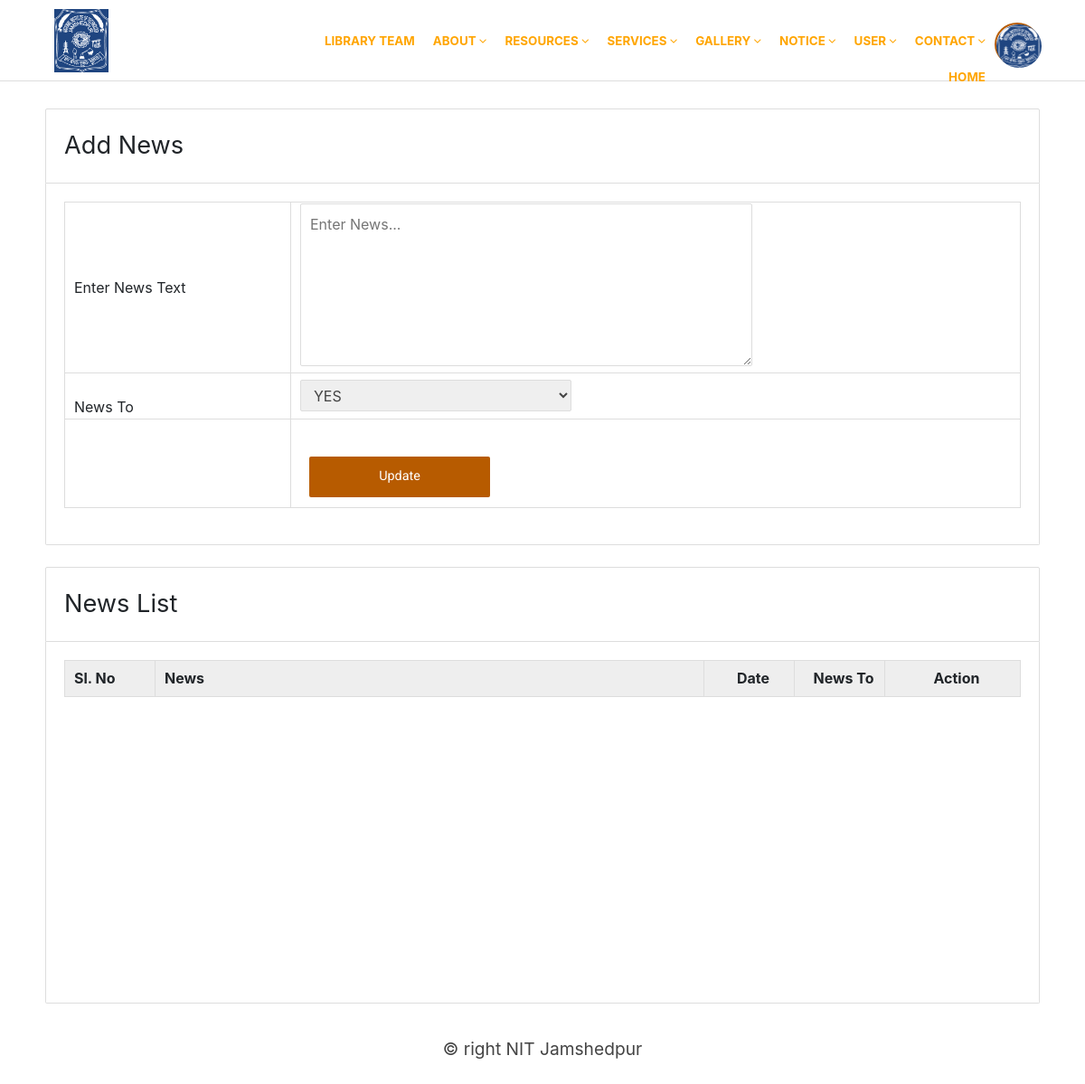
Page /news.php (signed in) on the earlier database version.
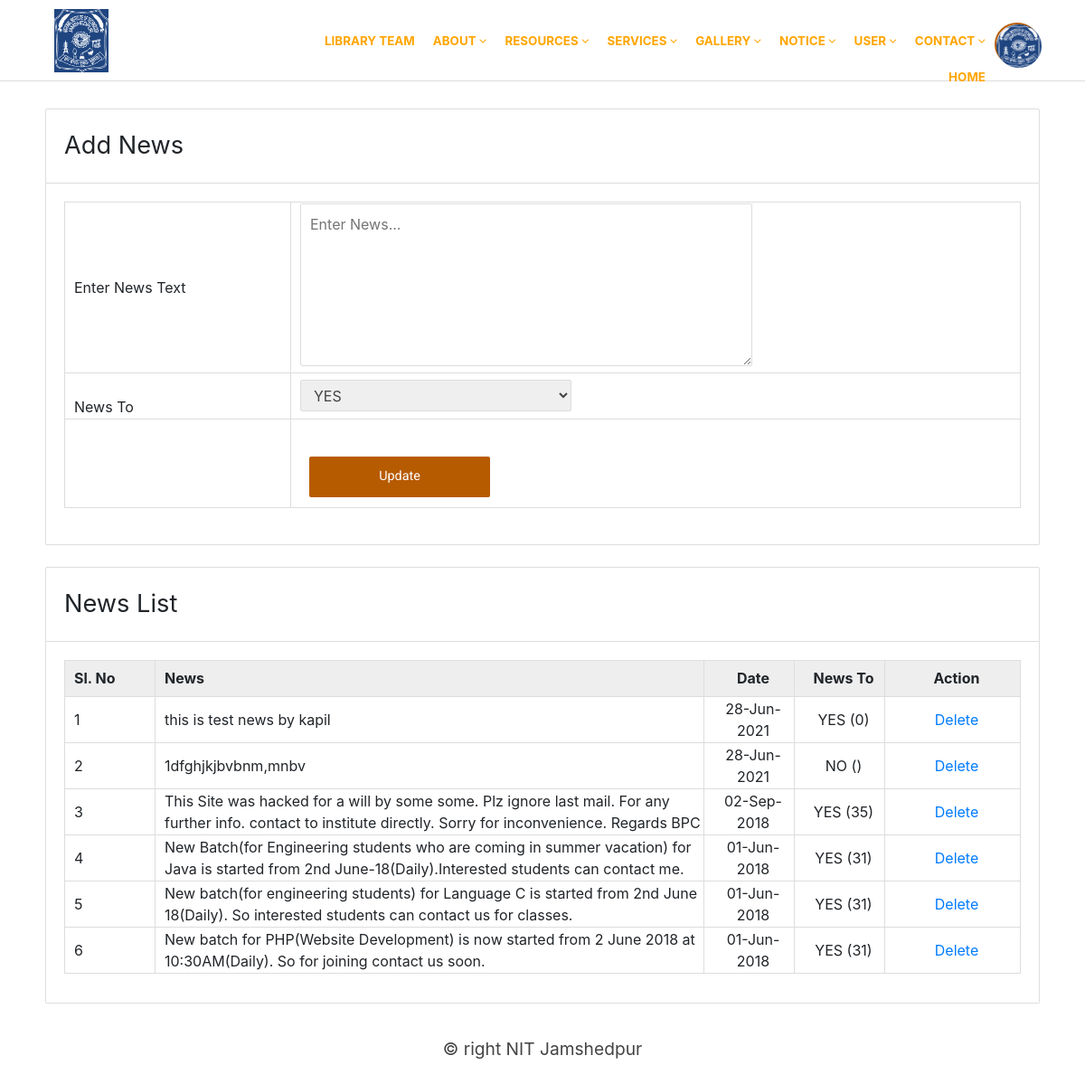
Same page on the later database version.
### tables this page shows
CREATE TABLE `news` (
  `nid` int(11) NOT NULL,
  `news` varchar(200) NOT NULL,
  `nto` varchar(10) NOT NULL,
  `date` varchar(15) NOT NULL,
  `ncount` varchar(5) NOT NULL,
  `deleted` varchar(10) NOT NULL,
  `user_type` varchar(20) NOT NULL
);

### news.php (the view, shortened to what this page needs)
<?php
include('comman/connect.php');
?>
<!DOCTYPE html>
<html>
<head>
	<link rel="stylesheet" type="text/css" href="css/style1.css">
	<link rel="stylesheet" type="text/css" href="css/font-awesome.css">
	<link rel="stylesheet" href="https://cdnjs.cloudflare.com/ajax/libs/font-awesome/4.7.0/css/font-awesome.min.css">
</head>
<body>
<?php include('comman/menu.php');?>
<div class="main">
	<div class="hedding">Add News</div>
	<div class="form">
		<form method="post" action="#">
			<table border="1">
				<tr>
					<td>Enter News Text</td>
					<td><textarea name="news" required placeholder="Enter News..." minlength="10" maxlength="200"></textarea></td>
				</tr>
				<tr>
					<td width="250" valign="top"><br>News To</td>
					<td><select name="status">
						<option value="YES">YES</option>
					</select></td>
				</tr>
				<tr>
					<td></td>
					<td><input type="submit" name="Update" value="Update"></td>
				</tr>
			</table>
		</form>
	</div>
</div><br>
<div class="main">
	<div class="hedding">News List</div>
	<div class="form">
		<table border="1">
			<tr class="tr">
				<td width="100">Sl. No</td>
				<td>News</td>
				<td width="100" align="center">Date</td>
				<td width="100" align="center">News To</td>
				<td width="150" align="center">Action</td>
			</tr>
			<?php
				$res=$con->query("select * from news where deleted='' order by(nid) desc");
				$i=1;
				while($row=mysqli_fetch_array($res))
				{ $id=$row['nid'];
					echo "<tr>";
						echo "<td>".$i++."</td>";
						echo "<td>".$row['news']."</td>";
						echo "<td align='center'>".$row['date']."</td>";
						echo "<td align='center'>".$row['nto']." (".$row['ncount'].")</td>";
						echo "<td align='center'><a href='delete.php?id=".$id."&&tname=news'>Delete</a></td>";
					echo "</tr>";
				}
			?>
		</table>
	</div>
</div>
<?php include('comman/footer.php');?>
</body>
</html>

### comman/menu.php (shortened to what this page needs)
<!DOCTYPE html>
<html>
<head>
	<link rel="stylesheet" type="text/css" href="css/style1.css">
	<link rel="stylesheet" type="text/css" href="css/font-awesome.css">
	<link rel="stylesheet" href="https://cdnjs.cloudflare.com/ajax/libs/font-awesome/4.7.0/css/font-awesome.min.css">
	<link rel="stylesheet" href="https://maxcdn.bootstrapcdn.com/bootstrap/4.0.0/css/bootstrap.min.css">
</head>
<body>
<div class="top">
	<div class="topmain">
		<div class="logo">
			<img src="image/logo.png" height="70" width="60" style="background-color: #1f4580; margin: 10px;">
		</div>
		<div class="menu" style="font-size:0.837rem;font-weight:bold;">
			<ul>
				<li class="account"><img src="image/logo.png" style="background-color: #1f4580;">
				</li>
				<li><a href="">Contact <i class="fa fa-angle-down"></i></a>
				</li>
				<li><a href="">User <i class="fa fa-angle-down"></i></a>
				</li>
				<li><a href="">Notice <i class="fa fa-angle-down"></i></a>
				</li>
				<li><a href="">Gallery <i class="fa fa-angle-down"></i></a>
				</li>
				<li><a href="">Services <i class="fa fa-angle-down"></i></a>
				</li>
				<li><a href="">Resources <i class="fa fa-angle-down"></i></a>
				</li>
				<li><a href="#">About <i class="fa fa-angle-down"></i></a>
				</li>
				<li><a href="libcom.php">Library Team </a></li>
				<li><a href="home.php">Home</a></li>
			</ul>
		</div>
	</div>
</div>
</body>
</html>

### comman/footer.php
<div class="main">
	<div class="footer">
		&copy; right NIT Jamshedpur
	</div>
</div>

### css/style1.css (style rules this page uses)
body { margin: 0px; padding: 0px; background: #f5f5f5; font-family: 'Roboto', sans-serif; }
.top { width: 100%; height: 90px; background: #FFF; border-bottom: 1px solid #ddd; position: fixed; z-index: 10000; }
.topmain { width: 1100px; height: 100%; margin: auto; }
.logo { width: 200px; height: 100%; float: left; }
.menu { width: 850px; height: 50px; float: right; margin-top: 25px; }
.menu ul { list-style: none; margin: 0px; padding: 0px; }
.menu li { float:right; }
.menu li a { padding: 0px 10px 0px 10px; height: 40px; line-height: 40px; display: block; color: orange; text-decoration: none; text-transform: uppercase; font-size: 1em; }
.account { border: 2px solid #b75b00; border-radius: 100%; width: 50px; height: 48px; cursor: pointer; }
.account img { width: 50px; height: 48px; border-radius: 100%; }
.main { width: 1100px; min-height: 100px; border-radius: 2px; margin: auto; top: 120px; position: relative; }
.form { padding: 20px; background: #FFF; border-radius: 0px 0px 2px 2px; border: 1px solid #ddd; border-top: none; min-height: 400px; }
.hedding { font-size: 1.7em; padding: 20px; border-radius: 2px 2px 0px 0px; background: #FFF; border: 1px solid #ddd; }
.form table { font-size: 1em; width: 100%; border-collapse: collapse; border: 1px solid #ddd; }
.form td { height: 40px; padding-left: 10px; border-color: #ddd; }
.tr { font-weight: bold; background: #eee; }
.form input, textarea, select { width: 300px; height: 35px; border: 1px solid #ddd; border-radius: 2px; margin: 10px; font-size: .9em; padding-left: 10px; font-family: 'Roboto', sans-serif; color: #444; }
.form textarea { width: 500px; height: 180px; padding: 10px; }
.form input[type=submit] { margin-top: 40px; width: 200px; height: 45px; background: #b75b00; padding: 0px; color: #FFF; cursor: pointer; border: none; }
.footer { line-height: 100px; font-size: 1.2em; color: #444; text-align: center; }

Differences in the rows shown:
added news: news "this is test news by kapil", date "28-Jun-2021", nto "YES", ncount "0"
added news: news "1dfghjkjbvbnm,mnbv", date "28-Jun-2021", nto "NO"
added news: news "This Site was hacked for a will by some some. Plz ignore last mail. For any further info. contact to institute directly. Sorry for inconvenience. Regards BPC", date "02-Sep-2018", nto "YES", ncount "35"
added news: news "New Batch(for Engineering students who are coming in summer vacation) for Java is started from 2nd June-18(Daily).Interested students can contact me.", date "01-Jun-2018", nto "YES", ncount "31"
added news: news "New batch(for engineering students) for Language C is started from 2nd June 18(Daily). So interested students can contact us for classes.", date "01-Jun-2018", nto "YES", ncount "31"
added news: news "New batch for PHP(Website Development) is now started from 2 June 2018 at 10:30AM(Daily). So for joining contact us soon.", date "01-Jun-2018", nto "YES", ncount "31"
